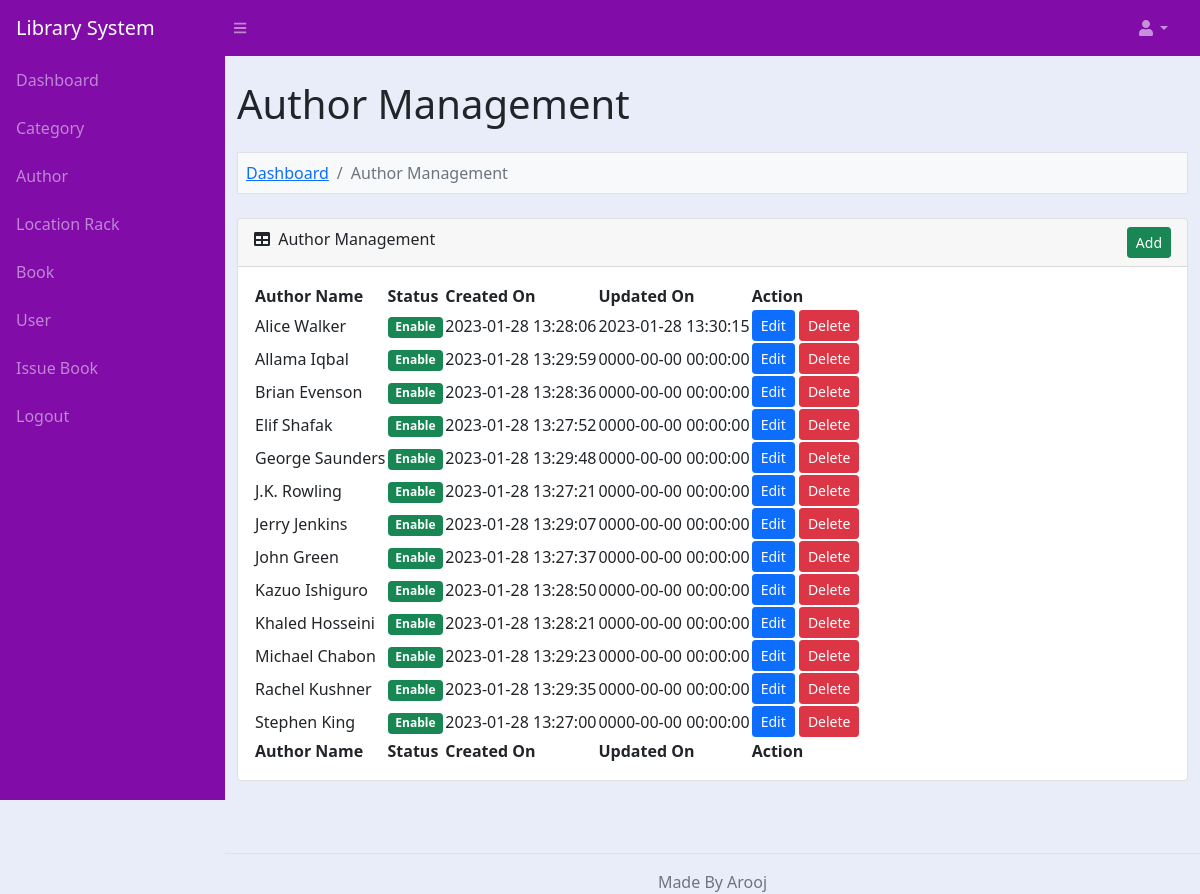
The page /author_admin.php (signed in) on the database its author committed.
### tables this page shows
CREATE TABLE `lms_author` (
  `author_id` int(5) NOT NULL,
  `author_name` varchar(100) NOT NULL,
  `author_status` varchar(50) NOT NULL,
  `author_created_on` datetime NOT NULL,
  `author_updated_on` datetime NOT NULL
);

### function.php (called while the page is built, shortened)
<?php
function convert_data($string, $action = 'encrypt')
{
	$encrypt_method = "AES-256-CBC";
	$secret_key = 'AA74CDCC2BBRT935136HH7B63C27';
	$secret_iv = '5fgf5HJ5g27';
	$key = hash('sha256', $secret_key);
	$iv = substr(hash('sha256', $secret_iv), 0, 16);
	if ($action == 'encrypt')
	{
		$output = openssl_encrypt($string, $encrypt_method, $key, 0, $iv);
	    $output = base64_encode($output);
	}
	else if ($action == 'decrypt')
	{
		$output = openssl_decrypt(base64_decode($string), $encrypt_method, $key, 0, $iv);
	}
	return $output;
}
?>

### author_admin.php (the view, shortened to what this page needs)
<?php
include 'database_connection.php';
include 'function.php';
$error = '';
$query = "SELECT * FROM lms_author ORDER BY author_name ASC";
$statement = $connect->prepare($query);
$statement->execute();
include 'header.php';
?>
<div class="container-fluid py-4" style="min-height: 700px;">
	<h1>Author Management</h1>
	<?php
	if(isset($_GET["action"]))
	{
		if($_GET["action"] == "add")
		{
	?>
	<ol class="breadcrumb mt-4 mb-4 bg-light p-2 border">
		<li class="breadcrumb-item"><a href="index_admin.php">Dashboard</a></li>
        <li class="breadcrumb-item"><a href="author_admin.php">Author Management</a></li>
        <li class="breadcrumb-item active">Add Author</li>
    </ol>
    <div class="row">
    	<div class="col-md-6">
    		<?php
    		if($error != '')
    		{
    			echo '<div class="alert alert-danger alert-dismissible fade show" role="alert"><ul class="list-unstyled">'.$error.'</ul> <button type="button" class="btn-close" data-bs-dismiss="alert" aria-label="Close"></button></div>';
    		}
    		?>
    		<div class="card mb-4">
    			<div class="card-header">
    				<i class="fas fa-user-plus"></i> Add New Author
                </div>
                <div class="card-body">
                	<form method="post">
                		<div class="mb-3">
                			<label class="form-label">Author Name</label>
                			<input type="text" name="author_name" id="author_name" class="form-control" />
                		</div>
                		<div class="mt-4 mb-0">
                			<input type="submit" name="add_author" class="btn btn-success" value="Add" />
                		</div>
                	</form>
                </div>
            </div>
    	</div>
    </div>
	<?php
		}
		else if($_GET["action"] == 'edit')
		{
			$author_id = convert_data($_GET["code"], 'decrypt');
			if($author_id > 0)
			{
				$query = "SELECT * FROM lms_author WHERE author_id = '$author_id'";
				$author_result = $connect->query($query);
				foreach($author_result as $author_row)
				{
	?>
	<ol class="breadcrumb mt-4 mb-4 bg-light p-2 border">
		<li class="breadcrumb-item"><a href="index.php">Dashboard</a></li>
        <li class="breadcrumb-item"><a href="author.php">Author Management</a></li>
        <li class="breadcrumb-item active">Edit Author</li>
    </ol>
    <div class="row">
    	<div class="col-md-6">
    		<div class="card mb-4">
    			<div class="card-header">
    				<i class="fas fa-user-edit"></i> Edit Author Details
    			</div>
    			<div class="card-body">
    				<form method="post">
    					<div class="mb-3">
    						<label class="form-label">Author Name</label>
    						<input type="text" name="author_name" id="author_name" class="form-control" value="<?php echo $author_row['author_name']; ?>" />
    					</div>
    					<div class="mt-4 mb-0">
    						<input type="hidden" name="author_id" value="<?php echo $_GET['code']; ?>" />
    						<input type="submit" name="edit_author" class="btn btn-primary" value="Edit" />
    					</div>
    				</form>
    			</div>
    		</div>
    	</div>
    </div>
	<?php
				}
			}
		}
	}
	else
	{
	?>
	<ol class="breadcrumb mt-4 mb-4 bg-light p-2 border">
		<li class="breadcrumb-item"><a href="index.php">Dashboard</a></li>
		<li class="breadcrumb-item active">Author Management</li>
	</ol>
	<div class="card mb-4">
		<div class="card-header">
			<div class="row">
				<div class="col col-md-6">
					<i class="fas fa-table me-1"></i> Author Management
				</div>
				<div class="col col-md-6" align="right">
					<a href="author_admin.php?action=add" class="btn btn-success btn-sm">Add</a>
				</div>
			</div>
		</div>
		<div class="card-body">
			<table id="datatablesSimple">
				<thead>
					<tr>
						<th>Author Name</th>
						<th>Status</th>
						<th>Created On</th>
						<th>Updated On</th>
						<th>Action</th>
					</tr>
				</thead>
				<tfoot>
					<tr>
						<th>Author Name</th>
						<th>Status</th>
						<th>Created On</th>
						<th>Updated On</th>
						<th>Action</th>
					</tr>
				</tfoot>
				<tbody>
				<?php
				if($statement->rowCount() > 0)
				{
					foreach($statement->fetchAll() as $row)
					{
						$author_status = '';
						if($row['author_status'] == 'Enable')
						{
							$author_status = '<div class="badge bg-success">Enable</div>';
						}
						else
						{
							$author_status = '<div class="badge bg-danger">Disable</div>';
						}
						echo '
						<tr>
							<td>'.$row["author_name"].'</td>
							<td>'.$author_status.'</td>
							<td>'.$row["author_created_on"].'</td>
							<td>'.$row["author_updated_on"].'</td>
							<td>
								<a href="author_admin.php?action=edit&code='.convert_data($row["author_id"]).'" class="btn btn-sm btn-primary">Edit</a>
								<button type="button" name="delete_button" class="btn btn-danger btn-sm" onclick="delete_data(`'.$row["author_id"].'`, `'.$row["author_status"].'`)">Delete</button>
							</td>
						</tr>
						';
					}
				}
				else
				{
					echo '
					<tr>
						<td colspan="4" class="text-center">No Data Found</td>
					</tr>
					';
				}
				?>
				</tbody>
			</table>
		</div>
	</div>
	<?php
	}
	?>
</div>
<?php
include 'footer.php';
?>

### rows shown on the page
lms_author: author_name "Alice Walker", author_status "Enable", author_created_on "2023-01-28 13:28:06", author_updated_on "2023-01-28 13:30:15"
lms_author: author_name "Allama Iqbal", author_status "Enable", author_created_on "2023-01-28 13:29:59", author_updated_on "0000-00-00 00:00:00"
lms_author: author_name "Brian Evenson", author_status "Enable", author_created_on "2023-01-28 13:28:36", author_updated_on "0000-00-00 00:00:00"
lms_author: author_name "Elif Shafak", author_status "Enable", author_created_on "2023-01-28 13:27:52", author_updated_on "0000-00-00 00:00:00"
lms_author: author_name "George Saunders", author_status "Enable", author_created_on "2023-01-28 13:29:48", author_updated_on "0000-00-00 00:00:00"
lms_author: author_name "J.K. Rowling", author_status "Enable", author_created_on "2023-01-28 13:27:21", author_updated_on "0000-00-00 00:00:00"
lms_author: author_name "Jerry Jenkins", author_status "Enable", author_created_on "2023-01-28 13:29:07", author_updated_on "0000-00-00 00:00:00"
lms_author: author_name "John Green", author_status "Enable", author_created_on "2023-01-28 13:27:37", author_updated_on "0000-00-00 00:00:00"
lms_author: author_name "Kazuo Ishiguro", author_status "Enable", author_created_on "2023-01-28 13:28:50", author_updated_on "0000-00-00 00:00:00"
lms_author: author_name "Khaled Hosseini", author_status "Enable", author_created_on "2023-01-28 13:28:21", author_updated_on "0000-00-00 00:00:00"
lms_author: author_name "Michael Chabon", author_status "Enable", author_created_on "2023-01-28 13:29:23", author_updated_on "0000-00-00 00:00:00"
lms_author: author_name "Rachel Kushner", author_status "Enable", author_created_on "2023-01-28 13:29:35", author_updated_on "0000-00-00 00:00:00"
lms_author: author_name "Stephen King", author_status "Enable", author_created_on "2023-01-28 13:27:00", author_updated_on "0000-00-00 00:00:00"
